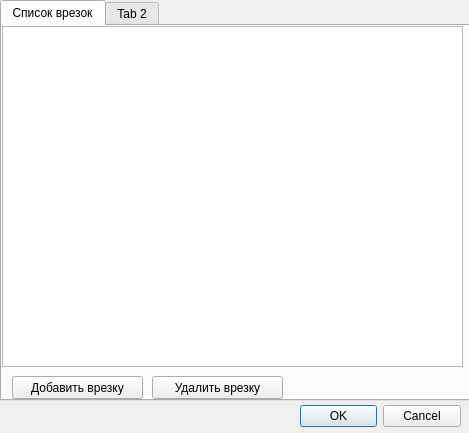
<?xml version="1.0" encoding="UTF-8"?>
<ui version="4.0">
 <class>topoFeatureLinkDatasDialog</class>
 <widget class="QDialog" name="topoFeatureLinkDatasDialog">
  <property name="geometry">
   <rect>
    <x>0</x>
    <y>0</y>
    <width>469</width>
    <height>433</height>
   </rect>
  </property>
  <property name="windowTitle">
   <string>Dialog</string>
  </property>
  <widget class="QDialogButtonBox" name="buttonBox">
   <property name="geometry">
    <rect>
     <x>300</x>
     <y>400</y>
     <width>161</width>
     <height>32</height>
    </rect>
   </property>
   <property name="orientation">
    <enum>Qt::Horizontal</enum>
   </property>
   <property name="standardButtons">
    <set>QDialogButtonBox::Cancel|QDialogButtonBox::Ok</set>
   </property>
  </widget>
  <widget class="QTabWidget" name="tabWidget">
   <property name="geometry">
    <rect>
     <x>0</x>
     <y>0</y>
     <width>471</width>
     <height>401</height>
    </rect>
   </property>
   <property name="currentIndex">
    <number>0</number>
   </property>
   <widget class="QWidget" name="tab">
    <attribute name="title">
     <string>Список врезок</string>
    </attribute>
    <widget class="QTableView" name="pipeInjectOutListTableView">
     <property name="geometry">
      <rect>
       <x>0</x>
       <y>0</y>
       <width>461</width>
       <height>341</height>
      </rect>
     </property>
    </widget>
    <widget class="QPushButton" name="addInjOutPipePushButton">
     <property name="geometry">
      <rect>
       <x>10</x>
       <y>350</y>
       <width>131</width>
       <height>23</height>
      </rect>
     </property>
     <property name="text">
      <string>Добавить врезку</string>
     </property>
    </widget>
    <widget class="QPushButton" name="delInjOutPipePushButton">
     <property name="geometry">
      <rect>
       <x>150</x>
       <y>350</y>
       <width>131</width>
       <height>23</height>
      </rect>
     </property>
     <property name="text">
      <string>Удалить врезку</string>
     </property>
    </widget>
   </widget>
   <widget class="QWidget" name="tab_2">
    <attribute name="title">
     <string>Tab 2</string>
    </attribute>
   </widget>
  </widget>
 </widget>
 <resources/>
 <connections>
  <connection>
   <sender>buttonBox</sender>
   <signal>accepted()</signal>
   <receiver>topoFeatureLinkDatasDialog</receiver>
   <slot>accept()</slot>
   <hints>
    <hint type="sourcelabel">
     <x>248</x>
     <y>254</y>
    </hint>
    <hint type="destinationlabel">
     <x>157</x>
     <y>274</y>
    </hint>
   </hints>
  </connection>
  <connection>
   <sender>buttonBox</sender>
   <signal>rejected()</signal>
   <receiver>topoFeatureLinkDatasDialog</receiver>
   <slot>reject()</slot>
   <hints>
    <hint type="sourcelabel">
     <x>316</x>
     <y>260</y>
    </hint>
    <hint type="destinationlabel">
     <x>286</x>
     <y>274</y>
    </hint>
   </hints>
  </connection>
 </connections>
</ui>
